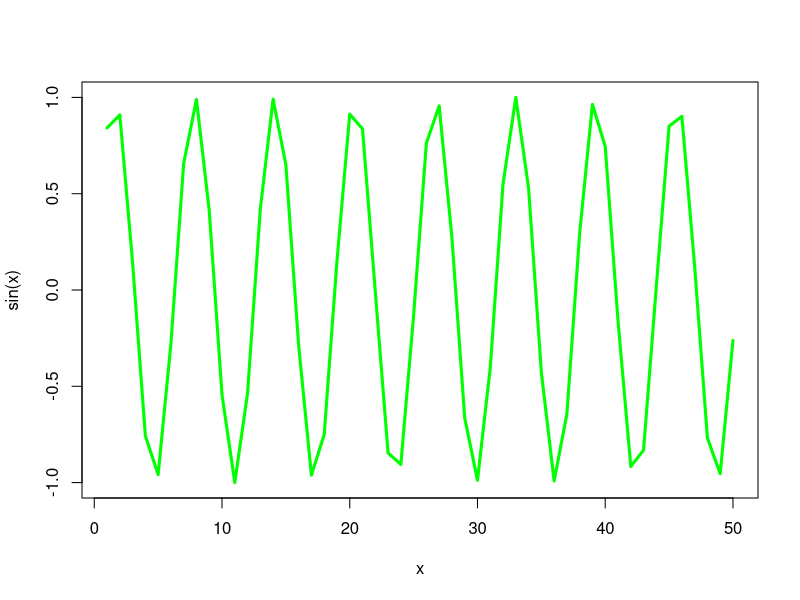

Recreate this plot in R.
#' ---
#' title: "Practice BIMM 143 2025"
#' author: "Dan Vu (PID A17380158)"
#' date: "October 9th, 2025"
#' ---

x <- 1:50
plot(x, sin(x), typ="l",lwd=3, col="green")